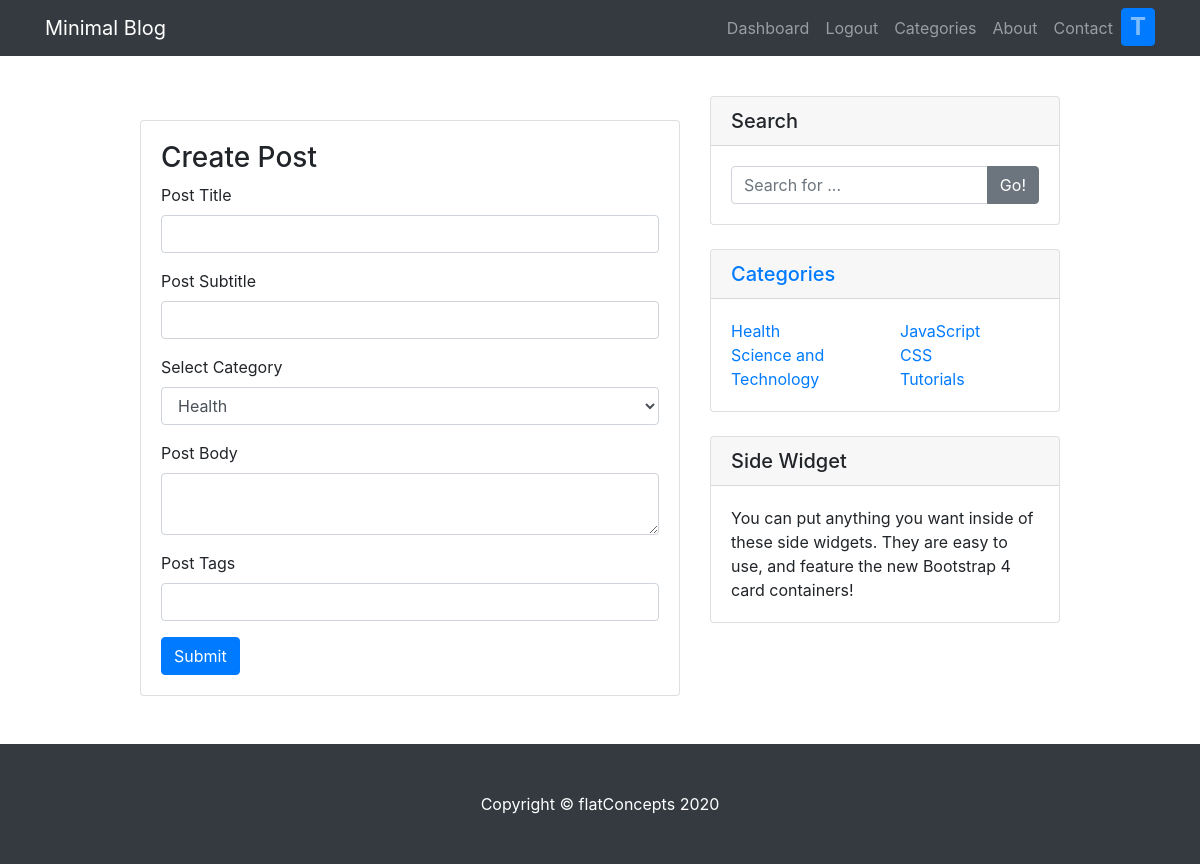
Before: /post/new/ (signed in) with the older database file.
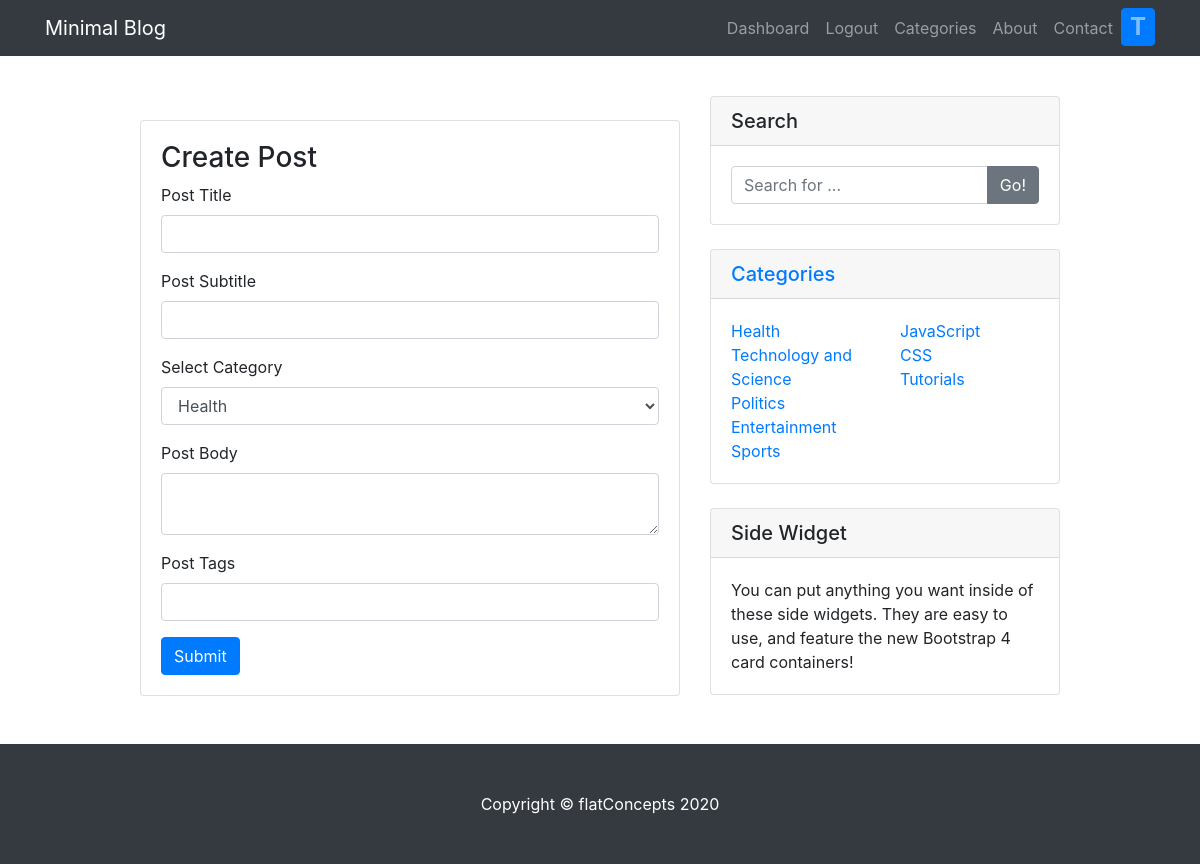
After: the same page with the newer database file.
### models.py (models this page shows, shortened)
class Category(db.Model, UserMixin):
    __tablename__ = 'categories'
    id = db.Column(db.Integer,
                   primary_key=True)
    name = db.Column(db.String,
                     nullable=False,
                     unique=True)
    description = db.Column(db.Text,
                            unique=False,
                            nullable=False)
    members = db.relationship('Post', backref=db.backref('category'))

### app.py (the view, shortened to what this page needs)
@app.route('/post/new/', methods=['GET','POST'])
@login_required
def createPost():
    form = postForm()
    search = searchForm()
    categories = Category.query.all()
    return render_template('newpost.html', form=form, search=search, categories=categories_, cat=categories)

### forms.py
class postForm(FlaskForm):
    title = StringField('Post Title', validators=[
                        InputRequired('post title required')])
    subtitle = StringField('Post Subtitle')
    category = SelectField('Select Category', choices=[
                           (name, name) for name in categories_])
    body = TextAreaField('Post Body', validators=[
                         InputRequired('password field cannot be empty')])
    tags = StringField('Post Tags')
    submit = SubmitField('Submit')

class searchForm(FlaskForm):
    field = StringField()
    go = SubmitField('Go!')

### app.py (called while the page is built)
@login_manager.user_loader
def load(user_id):
    return User.query.get(int(user_id))

### templates/newpost.html (shortened to what the changed rows need)
{% extends 'base.html' %}
{% import 'bootstrap/wtf.html' as wtf%}
{% block content %}
<div class="container" , style="margin-top: 40px;">
    <div class="row">
        <div class="col-lg-4">
            <div class="card my-4">
                <div class="card-body">
                    <div class="row">
                        <div class="col-lg-6">
                             <ul class="list-unstyled mb-0">
                                 {% for category in cat %}
                                 <li>
                                     <a href="/category/{{category.id}}">{{ category.name }}</a>
                                 </li>
                                 {% endfor %}
                             </ul>
                        </div>
                    </div>
                </div>
            </div>
        </div>
    </div>
</div>
{% endblock %}

Changed rows visible on the page:
changed Category: name "Science and Technology" → "Technology and Science"
added Category: name "Politics"
added Category: name "Entertainment"
added Category: name "Sports"
